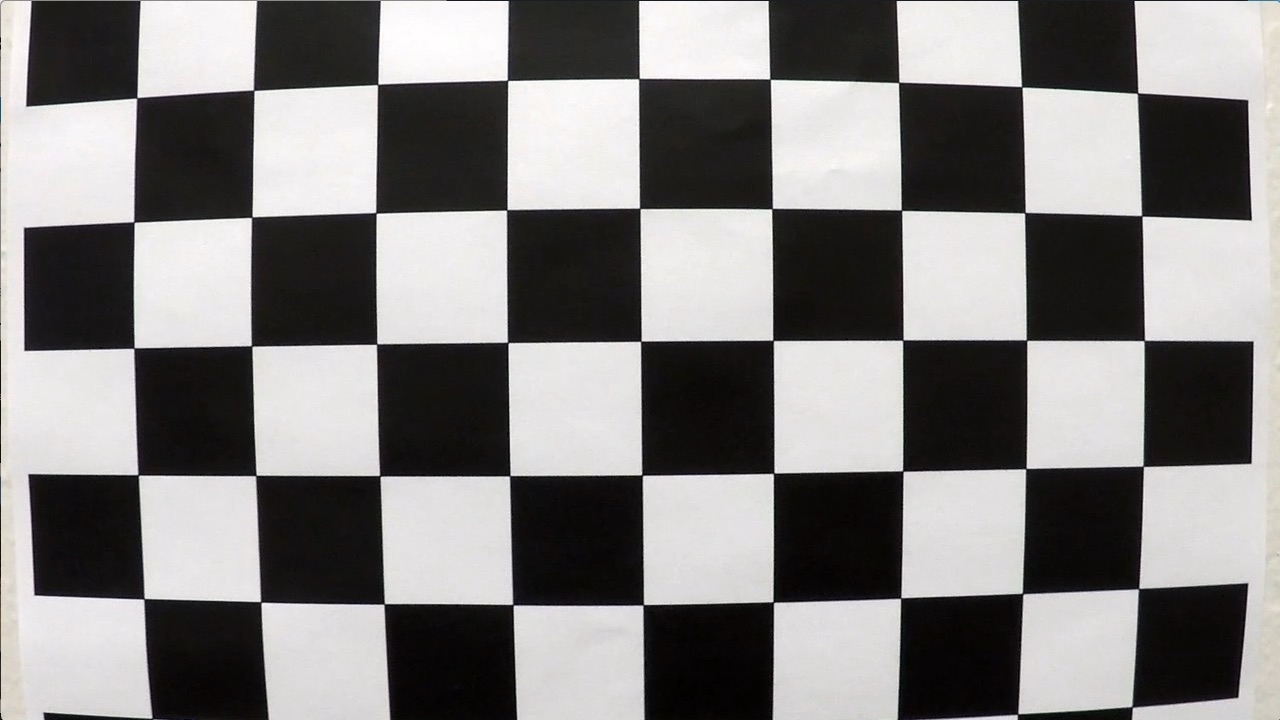
#> input picture AdvancedLaneFinding/Project/camera_cal/calibration1.jpg, 1280 x 720 px
$ python main.py   (older library calls are emulated)
#> lines starting #> are read from the running program, lines starting #| are printed output that depends on the picture; after the words box and inside, x2 and y2 are one past the last pixel; in counts of white or black regions, pixels touching at a corner belong together
### AdvancedLaneFinding/Project/Python/img_processing.py
import cv2
import glob
import numpy as np

def calibrate_camera(imgs_path, nx, ny):
#> called with imgs_path = '../camera_cal/', nx = 9, ny = 6
    images = glob.glob(imgs_path + "/cal*.jpg")
    # images = os.listdir(imgs_path)
    objpoints = []
    imgpoints = []

    for fname in images:
        img = cv2.imread(fname)
#> img is the input picture: shape (720, 1280, 3); mean B, G, R 127.8, 128.4, 130.1
        objp = np.zeros((nx*ny, 3), np.float32)
        objp[:, :2] = np.mgrid[0:nx, 0:ny].T.reshape(-1, 2)
        gray = cv2.cvtColor(img, cv2.COLOR_BGR2GRAY)
        ret, corners = cv2.findChessboardCorners(gray, (nx, ny), None)
#> ret = False; corners = None

        if ret is True:
            objpoints.append(objp)
            imgpoints.append(corners)

    return objpoints, imgpoints


def get_undist_img(img, objpoints, imgpoints):
    ret, mtx, dist, rvecs, tvecs = cv2.calibrateCamera(objpoints, imgpoints, img.shape[1::-1], None, None)
    undist = cv2.undistort(img, mtx, dist, None, mtx)
    return undist


# [31 lines left out: functions abs_sobel_thresh, mag_thresh, dir_threshold, not called in this run]


def perspective_transform(undist_img):
    offset = 50
    src = np.float32([[558, 462],
                      [740, 462],
                      [1230, undist_img.shape[0]],
                      [undist_img.shape[1] / 7, undist_img.shape[0]]
                    ])

    dst = np.float32([[undist_img.shape[1] / 9, offset],
                 [undist_img.shape[1] + offset, offset],
                 [undist_img.shape[1] - offset, undist_img.shape[0]],
                 [undist_img.shape[1] / 6, undist_img.shape[0]]])

    Minv = cv2.getPerspectiveTransform(dst, src)
    M = cv2.getPerspectiveTransform(src, dst)

    warped = cv2.warpPerspective(undist_img, M, undist_img.shape[1::-1], flags=cv2.INTER_LINEAR)
    return warped, M, Minv

### AdvancedLaneFinding/Project/Python/lane_lines.py
import numpy as np
import cv2


def color_pipeline(img, l_thresh = (120, 255), s_thresh=(120, 255), sx_thresh=(20, 255)):
    img = np.copy(img)

    hls = cv2.cvtColor(img, cv2.COLOR_BGR2HLS)
    s_channel = hls[...,2]
    l_channel = hls[...,1]
    h_channel = hls[...,0]

    # Sobel x
    sobelx = cv2.Sobel(s_channel, cv2.CV_64F, 1, 0) # Take the derivative in x
    abs_sobelx = np.absolute(sobelx) # Absolute x derivative to accentuate lines away from horizontal
    scaled_sobel = np.uint8(255*abs_sobelx/np.max(abs_sobelx))

    # Sobel x with l_channel for shadow in the road
    sobelx_l = cv2.Sobel(l_channel, cv2.CV_64F, 1, 0)
    abs_sobelx_l = np.absolute(sobelx_l)
    scaled_sobel_l = np.uint8(255*abs_sobelx_l/np.max(abs_sobelx_l))

    # sobelx in s channel
    sxbinary = np.zeros_like(scaled_sobel)
    sxbinary[(scaled_sobel >= sx_thresh[0]) & (scaled_sobel <= sx_thresh[1])] = 255

    # sobelx in l channel
    sxbinary_l = np.zeros_like(scaled_sobel_l)
    sxbinary_l[(scaled_sobel_l >= sx_thresh[0]) & (scaled_sobel <= sx_thresh[1])] = 255


    s_binary = np.zeros_like(s_channel)
    s_binary[(s_channel >= s_thresh[0]) & (s_channel <= s_thresh[1])] = 255

    l_binary = np.zeros_like(l_channel)
    l_binary[(l_channel >= l_thresh[0]) & (l_channel <= l_thresh[1])] = 255

    color_binary = np.dstack(( np.zeros_like(sxbinary), sxbinary, s_binary))


    combined_binary = np.zeros_like(sxbinary)
    combined_binary[ ((sxbinary == 255) | (sxbinary_l == 255)) | ((s_binary == 255) & (l_binary == 255)) ] = 255

    gradient_combined = np.zeros_like(sxbinary)
    gradient_combined[((sxbinary==255) | (sxbinary_l) == 255)] =255


    color_combined = np.zeros_like(sxbinary)
    color_combined[((s_binary==255) & (l_binary==255))] = 255
    return combined_binary


# [124 lines left out: functions find_lane_pixels, fit_poly, search_around_poly, not called in this run]

### AdvancedLaneFinding/Project/Python/main.py
import cv2
import numpy as np
import glob
import img_processing
import lane_lines
import utils


# Define a class to receive the characteristics of each line detection
class Line():
    def __init__(self):
        # was the line detected in the last iteration?
        self.detected = False
        # x values of the last n fits of the line
        self.recent_xfitted = []
        # average x values of the fitted line over the last n iterations
        self.bestx = None
        # polynomial coefficients averaged over the last n iterations
        self.best_fit = None
        # polynomial coefficients for the most recent fit
        self.current_fit = [np.array([False])]
        # radius of curvature of the line in some units
        self.radius_of_curvature = None
        # distance in meters of vehicle center from the line
        self.line_base_pos = None
        # difference in fit coefficients between last and new fits
        self.diffs = np.array([0, 0, 0], dtype='float')
        # x values for detected line pixels
        self.allx = None
        # y values for detected line pixels
        self.ally = None

    def measure_curvature_real(self, img):
        ym_per_pix = 30/720
        xm_per_pix = 3.7/900

        ploty = np.linspace(0, img.shape[0]-1, img.shape[0])

        left_fit_cr = np.polyfit(self.ally[0]*ym_per_pix, self.allx[0]*xm_per_pix, 2)
        right_fit_cr = np.polyfit(self.ally[1]*ym_per_pix, self.allx[1]*xm_per_pix, 2)

        y_eval = np.max(ploty)

        left_curverad = ((1 + (2*left_fit_cr[0]*y_eval*ym_per_pix + left_fit_cr[1])**2)**1.5) / np.absolute(2*left_fit_cr[0])
        right_curverad = ((1 + (2*right_fit_cr[0]*y_eval*ym_per_pix + right_fit_cr[1])**2)**1.5) / np.absolute(2*right_fit_cr[0])

        return left_curverad, right_curverad

    def compute_location(self, warped, left_fitx, right_fitx):
        xm_per_pix = 3.7/900
        dist_right = right_fitx[-1]
        dist_left = left_fitx[-1]
        main_dist = (dist_right+dist_left)/2 - warped.shape[1]/2
        main_dist = main_dist*xm_per_pix

        return main_dist

    def fit_poly(self, img_shape, leftx, lefty, rightx, righty):
        left_fit = np.polyfit(lefty, leftx, 2)
        right_fit = np.polyfit(righty, rightx, 2)
        ploty = np.linspace(0, img_shape[0]-1, img_shape[0])
        try:
            left_fitx = left_fit[0]*ploty**2 + left_fit[1]*ploty + left_fit[2]
            right_fitx = right_fit[0]*ploty**2 + right_fit[1]*ploty + right_fit[2]
        except TypeError:
            print("The function failed to fit a line")
            left_fitx = 1*ploty**2 + 1*ploty
            right_fitx = 1*ploty**2 + 1*ploty

        return left_fitx, right_fitx, ploty

    def find_lane_pixels(self, binary_warped):
        histogram = np.sum(binary_warped[binary_warped.shape[0]//2:, :], axis=0)
        out_img = np.dstack((binary_warped, binary_warped, binary_warped))

        midpoint = np.int(histogram.shape[0]//2)
        leftx_base = np.argmax(histogram[:midpoint])
        rightx_base = np.argmax(histogram[midpoint:]) + midpoint

        nwindows = 9
        margin = 100
        minpix = 50
        window_height = np.int(binary_warped.shape[0]//nwindows)

        nonzero = binary_warped.nonzero()
        nonzeroy = np.array(nonzero[0])
        nonzerox = np.array(nonzero[1])

        leftx_current = leftx_base
        rightx_current = rightx_base

        left_lane_inds = []
        right_lane_inds = []

        # Step through the windows one by one
        for window in range(nwindows):
            # Identify window boundaries in x and y (and right and left)
            win_y_low = binary_warped.shape[0] - (window+1)*window_height
            win_y_high = binary_warped.shape[0] - window*window_height
            win_xleft_low = leftx_current - margin
            win_xleft_high = leftx_current + margin
            win_xright_low = rightx_current - margin
            win_xright_high = rightx_current + margin

            # Identify the nonzero pixels in x and y within the window #
            good_left_inds = ((nonzeroy >= win_y_low) & (nonzeroy < win_y_high) &
            (nonzerox >= win_xleft_low) & (nonzerox < win_xleft_high)).nonzero()[0]
            good_right_inds = ((nonzeroy >= win_y_low) & (nonzeroy < win_y_high) &
            (nonzerox >= win_xright_low) &  (nonzerox < win_xright_high)).nonzero()[0]

            # Append these indices to the lists
            left_lane_inds.append(good_left_inds)
            right_lane_inds.append(good_right_inds)

            # If you found > minpix pixels, recenter next window on their mean position
            if len(good_left_inds) > minpix:
                leftx_current = np.int(np.mean(nonzerox[good_left_inds]))
            if len(good_right_inds) > minpix:
                rightx_current = np.int(np.mean(nonzerox[good_right_inds]))

        # Concatenate the arrays of indices (previously was a list of lists of pixels)
        try:
            left_lane_inds = np.concatenate(left_lane_inds)
            right_lane_inds = np.concatenate(right_lane_inds)
        except ValueError:
            pass

        # Extract left and right line pixel positions
        leftx = nonzerox[left_lane_inds]
        lefty = nonzeroy[left_lane_inds]
        rightx = nonzerox[right_lane_inds]
        righty = nonzeroy[right_lane_inds]

        self.allx = (leftx, rightx)
        self.ally = (lefty, righty)

        left_fitx, right_fitx, ploty = self.fit_poly(binary_warped.shape, leftx, lefty, rightx, righty)

        return left_fitx, right_fitx, ploty, left_lane_inds, right_lane_inds

    # [26 lines left out: function search_around_poly, not called in this run]

    def return_to_undist(self, undist, binary_warped, Minv, left_fitx, right_fitx, ploty, left_lane_inds, right_lane_inds):

        out_img = np.dstack((binary_warped, binary_warped, binary_warped))*255
        lanes_img = np.zeros_like(out_img)

        pts_left = np.array([np.transpose(np.vstack([left_fitx, ploty]))])
        pts_right = np.array([np.flipud(np.transpose(np.vstack([right_fitx, ploty])))])

        pts = np.hstack((pts_left, pts_right))
        cv2.fillPoly(lanes_img, np.int_([pts]), (0, 55, 0))

        nonzero = binary_warped.nonzero()
        nonzeroy = np.array(nonzero[0])
        nonzerox = np.array(nonzero[1])

        # Color in left and right line pixels
        lanes_img[nonzeroy[left_lane_inds], nonzerox[left_lane_inds]] = [0, 0, 255]
        lanes_img[nonzeroy[right_lane_inds], nonzerox[right_lane_inds]] = [255, 0, 0]

        newwarp = cv2.warpPerspective(lanes_img, Minv, (lanes_img.shape[1], lanes_img.shape[0]))

        output = cv2.addWeighted(undist, 0.8, newwarp, 1, 0)

        return output


# [33 lines left out: function write_video, not called in this run]


def process_video(video_path, objpoints, imgpoints):
    video_capture = cv2.VideoCapture(video_path)
    count = 0
    lines = Line()

    frame_width = int(video_capture.get(3))
    frame_height = int(video_capture.get(4))
    out = cv2.VideoWriter('../test_videos_output/project_video_output.avi', cv2.VideoWriter_fourcc('M','J','P','G'), 20, (frame_width,frame_height))

    while (video_capture.isOpened()):
        ret, frame = video_capture.read()
        if ret:
            undist = img_processing.get_undist_img(frame, objpoints, imgpoints)
            warped, M, Minv = img_processing.perspective_transform(undist)
            combined_binary = lane_lines.color_pipeline(warped)

            if lines.detected == True:
                left_fitx, right_fitx, ploty, left_lane_inds, right_lane_inds = lines.search_around_poly(combined_binary)
                left_curverad, right_curverad = lines.measure_curvature_real(combined_binary)
                lines.radius_of_curvature = str(int(left_curverad))
                lines.line_base_pos = lines.compute_location(combined_binary, left_fitx, right_fitx)
                output = lines.return_to_undist(undist, combined_binary, Minv, left_fitx, right_fitx, ploty, left_lane_inds, right_lane_inds)
                cv2.putText(output, "Radius: " + str(int(lines.radius_of_curvature)) + "(m)",
                        (output.shape[0] // 2, output.shape[1] // 8),
                        cv2.FONT_HERSHEY_SIMPLEX, 2, (255, 255, 255))
                cv2.putText(output, "Vehicle is : " + str(round(lines.line_base_pos, 2)) + " (m) to the left",
                        (output.shape[0] // 2, output.shape[1] // 6),
                    cv2.FONT_HERSHEY_PLAIN, 2, (255, 255, 255))
            else:
                left_fitx, right_fitx, ploty, left_lane_inds, right_lane_inds = lines.find_lane_pixels(combined_binary)
                left_curverad, right_curverad = lines.measure_curvature_real(combined_binary)
                lines.radius_of_curvature = str(int(left_curverad))
                lines.line_base_pos = lines.compute_location(combined_binary, left_fitx, right_fitx)
                output = lines.return_to_undist(undist, combined_binary, Minv, left_fitx, right_fitx, ploty, left_lane_inds, right_lane_inds)
                cv2.putText(output, "Radius: " + str(int(lines.radius_of_curvature)) + "(m)",
                        (output.shape[0] // 2, output.shape[1] // 8),
                        cv2.FONT_HERSHEY_SIMPLEX, 2, (255, 255, 255))
                cv2.putText(output, "Vehicle is : " + str(round(lines.line_base_pos, 2)) + " (m) to the left",
                        (output.shape[0] // 2, output.shape[1] // 6),
                    cv2.FONT_HERSHEY_PLAIN, 2, (255, 255, 255))
                lines.detected = True
            # cv2.imshow('frame',output)
            out.write(output)
            count += 1
            if cv2.waitKey(1) & 0xFF == ord('q'):
                break
        else:
            break
    # Release everything if job is finished
    video_capture.release()
    cv2.destroyAllWindows()


if __name__ == '__main__':
    objpoints, imgpoints = img_processing.calibrate_camera("../camera_cal/", 9, 6)
#> objpoints = 2 items; imgpoints = 2 items
    process_video("../test_videos/project_video.mp4", objpoints, imgpoints)
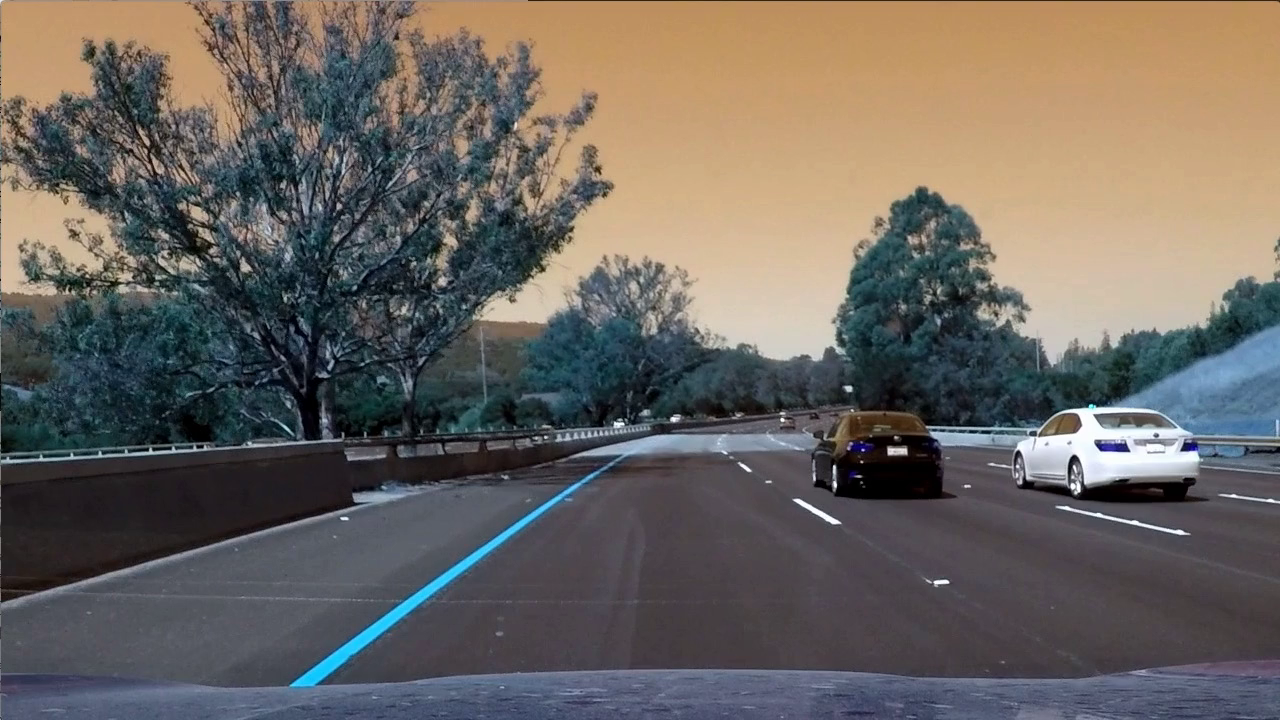
#> input picture frame 126 of AdvancedLaneFinding/Project/project_video.mp4, 1280 x 720 px
#> in process_video, frame is the input picture: shape (720, 1280, 3); mean B, G, R 96.1, 101.3, 106.9
#> in get_undist_img, `ret, mtx, dist, rvecs, tvecs = cv2.calibrateCamera(objpoints, imgpoint..`: ret = 0.644; mtx = [[1057.6, 0, 691.1], [0, 1058.6, 278], [0, 0, 1]]; dist = [[-0.322, 0.709, 0.013, 0.00946, -1.02]]; rvecs = ([0.424, -0.236, 0.0488], [-0.024, 0.4, -0.0295]); tvecs = ([-2.48, 1.1, 17.79], [-17.95, -0.401, 29.17])
#> in perspective_transform, `warped = cv2.warpPerspective(undist_img, M, undist_img.shape[1::-1], f..`:
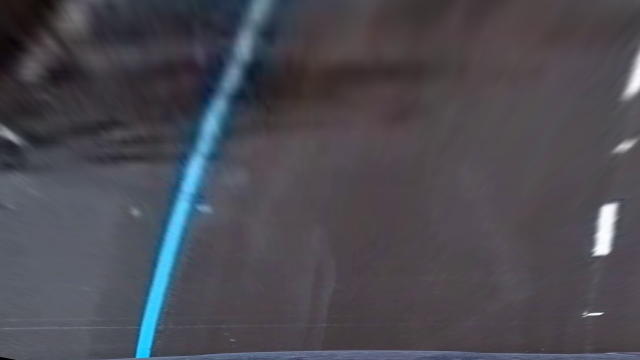
#> warped: shape (720, 1280, 3) (shown at 1/2 size); mean B, G, R 82.1, 74.1, 75.1
#> in process_video, `warped, M, Minv = img_processing.perspective_transform(undist)`: M = [[-0.706, -1.57, 1102.8], [1.29e-15, -2.01, 922.2], [2.28e-18, -0.0024, 1]]; Minv = [[0.144, -0.76, 542.2], [4.27e-17, -0.498, 459.3], [1.63e-19, -0.00119, 1]]
#> in color_pipeline, `sobelx_l = cv2.Sobel(l_channel, cv2.CV_64F, 1, 0)`:
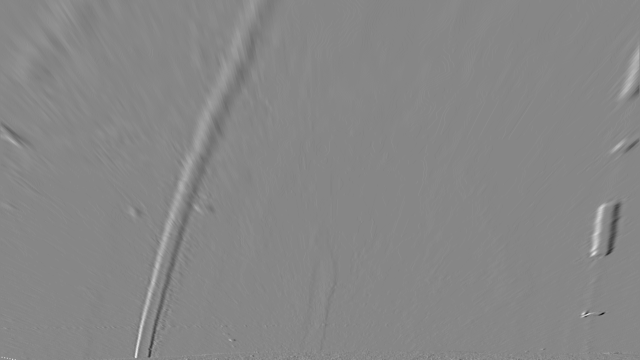
#> sobelx_l: shape (720, 1280) float64 (shown at 1/2 size); min -255, max 227, mean 0.2; drawn with min black and max white
#> in process_video, `combined_binary = lane_lines.color_pipeline(warped)`:
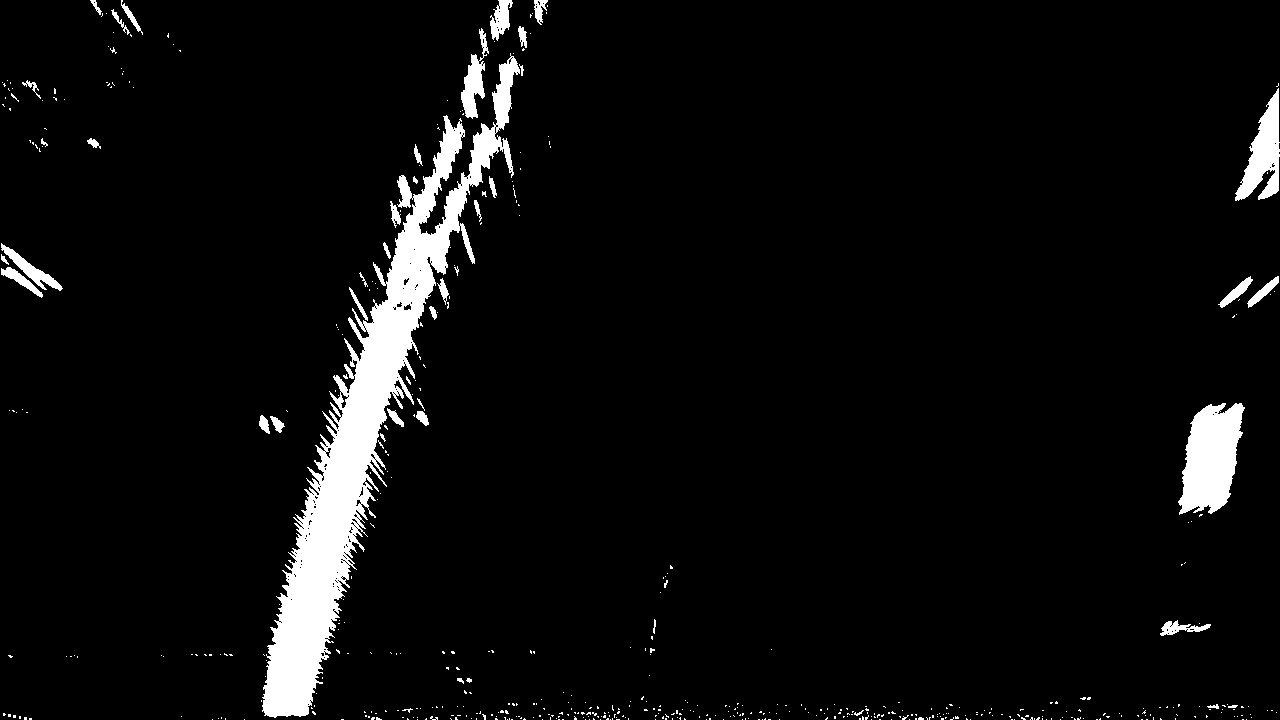
#> combined_binary: shape (720, 1280); 5.2% white; 542 white regions (499 under 20 px), largest, box (x1, y1, x2, y2) and area: (262, 53, 520, 718) 32328, (1178, 403, 1245, 515) 5059, (1235, 88, 1280, 201) 2427
#> in find_lane_pixels, `histogram = np.sum(binary_warped[binary_warped.shape[0]//2:, :], axis=0)`: histogram = 1280 values, max 56865 at index 307, min 0 at index 0, mean 5463.8
#> (the rest of the program and of its run is left out)
